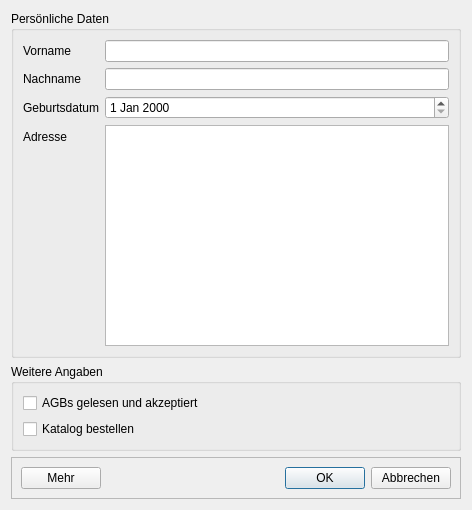
<?xml version="1.0" encoding="UTF-8"?>
<ui version="4.0">
 <class>Dialog</class>
 <widget class="QDialog" name="Dialog">
  <property name="geometry">
   <rect>
    <x>0</x>
    <y>0</y>
    <width>472</width>
    <height>510</height>
   </rect>
  </property>
  <property name="windowTitle">
   <string>Dialog</string>
  </property>
  <property name="windowIcon">
   <iconset resource="res.qrc">
    <normaloff>:/res/icon.png</normaloff>:/res/icon.png</iconset>
  </property>
  <layout class="QVBoxLayout" name="verticalLayout">
   <item>
    <widget class="QGroupBox" name="groupBox">
     <property name="sizeIncrement">
      <size>
       <width>0</width>
       <height>0</height>
      </size>
     </property>
     <property name="title">
      <string>Persönliche Daten</string>
     </property>
     <layout class="QFormLayout" name="formLayout">
      <item row="0" column="0">
       <widget class="QLabel" name="label1">
        <property name="text">
         <string>Vorname</string>
        </property>
       </widget>
      </item>
      <item row="0" column="1">
       <widget class="QLineEdit" name="ePrename"/>
      </item>
      <item row="1" column="0">
       <widget class="QLabel" name="label2">
        <property name="text">
         <string>Nachname</string>
        </property>
       </widget>
      </item>
      <item row="1" column="1">
       <widget class="QLineEdit" name="eName"/>
      </item>
      <item row="2" column="0">
       <widget class="QLabel" name="label3">
        <property name="text">
         <string>Geburtsdatum</string>
        </property>
       </widget>
      </item>
      <item row="2" column="1">
       <widget class="QDateEdit" name="iBirthday"/>
      </item>
      <item row="3" column="0">
       <widget class="QLabel" name="label4">
        <property name="text">
         <string>Adresse</string>
        </property>
       </widget>
      </item>
      <item row="3" column="1">
       <widget class="QPlainTextEdit" name="eAddress"/>
      </item>
     </layout>
    </widget>
   </item>
   <item>
    <widget class="QGroupBox" name="groupBox_2">
     <property name="title">
      <string>Weitere Angaben</string>
     </property>
     <layout class="QVBoxLayout" name="verticalLayout_2">
      <item>
       <widget class="QCheckBox" name="cbAGBs">
        <property name="text">
         <string>AGBs gelesen und akzeptiert</string>
        </property>
       </widget>
      </item>
      <item>
       <widget class="QCheckBox" name="cbCatalog">
        <property name="text">
         <string>Katalog bestellen</string>
        </property>
       </widget>
      </item>
     </layout>
    </widget>
   </item>
   <item>
    <widget class="QFrame" name="fExtra">
     <property name="frameShape">
      <enum>QFrame::StyledPanel</enum>
     </property>
     <property name="frameShadow">
      <enum>QFrame::Raised</enum>
     </property>
     <layout class="QHBoxLayout" name="horizontalLayout">
      <item>
       <widget class="QPushButton" name="pushButton">
        <property name="text">
         <string>Mehr</string>
        </property>
       </widget>
      </item>
      <item>
       <spacer name="horizontalSpacer">
        <property name="orientation">
         <enum>Qt::Horizontal</enum>
        </property>
        <property name="sizeHint" stdset="0">
         <size>
          <width>40</width>
          <height>20</height>
         </size>
        </property>
       </spacer>
      </item>
      <item>
       <widget class="QPushButton" name="bOK">
        <property name="text">
         <string>OK</string>
        </property>
        <property name="default">
         <bool>true</bool>
        </property>
       </widget>
      </item>
      <item>
       <widget class="QPushButton" name="bCancel">
        <property name="text">
         <string>Abbrechen</string>
        </property>
       </widget>
      </item>
     </layout>
    </widget>
   </item>
  </layout>
 </widget>
 <resources>
  <include location="res.qrc"/>
 </resources>
 <connections/>
</ui>
